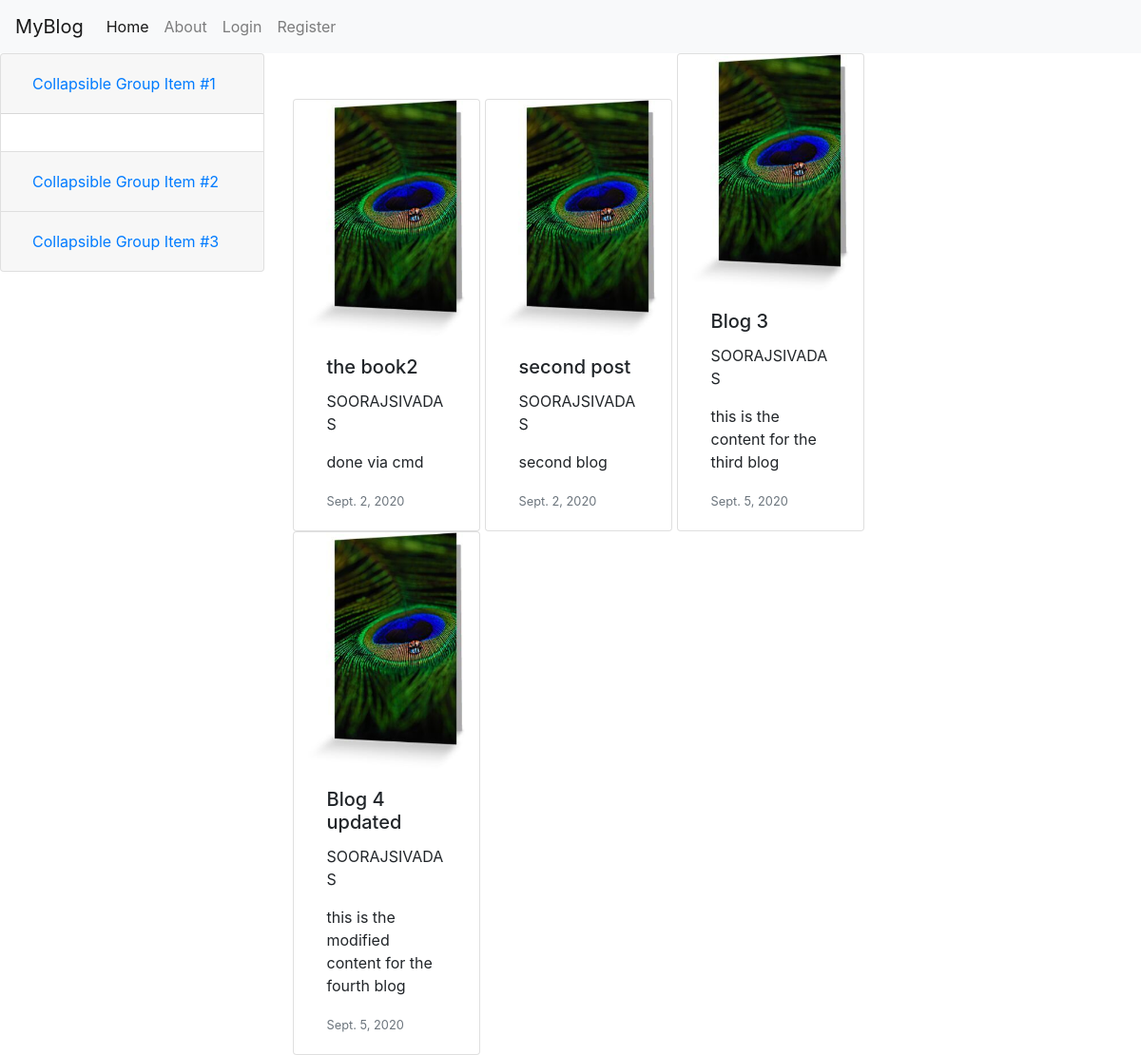
Screenshot of /blog/ with the database file from the repository.
### myblog/models.py (models this page shows, shortened)
class Post(models.Model):
    name = models.CharField(max_length=100)
    author = models.ForeignKey(User,on_delete=models.CASCADE)
    content = models.TextField()
    date_time = models.DateField(default=timezone.now)

### myblog/views.py (the view)
# urls.py: 2. Add a URL to urlpatterns:  path('', views.home, name='home')
def home(request):
    return render(request,"myblog/index.html",
    {
        "posts":Post.objects.all(),
        "title":"myblog"
    })

### myblog/templates/myblog/index.html (shortened to what this page needs)
{% extends 'myblog/layout.html' %}
{%block content%}
{%for post in posts%}
    <div class="card col-lg-3" style="display:inline-block;">
        <img src="nature.jpg" class="card-img-top" alt="...">
        <div class="card-body">
          <h5 class="card-title">{{post.name}}</h5>
          <p class="card-text">{{post.author}}</p>
          <p class="card-text">{{post.content}}</p>
          <p class="card-text"><small class="text-muted">{{post.date_time}}</small></p>
        </div>
      </div>
  {% endfor %}
  {% endblock %}

### myblog/templates/myblog/layout.html (shortened to what this page needs)
{%load static%}
<!DOCTYPE html>
<html>
    <head>
        <link rel="stylesheet" href="https://stackpath.bootstrapcdn.com/bootstrap/4.5.2/css/bootstrap.min.css">
    </head>
    <body>
      <nav class="navbar navbar-expand-lg navbar-light bg-light">
  <a class="navbar-brand" href="#">MyBlog</a>
  <div class="collapse navbar-collapse" id="navbarNav">
    <ul class="navbar-nav">
      <li class="nav-item active">
        <a class="nav-link" href="{% url 'myblog-home' %}">Home <span class="sr-only">(current)</span></a>
      </li>
      <li class="nav-item">
        <a class="nav-link" href="{% url 'myblog-about' %}">About</a>
      </li>
      {% if user.is_authenticated %}
      <li class="nav-item">
        <a class="nav-link" href="{%url 'logout' %}">Logout</a>
      </li>
      <li class="nav-item">
        <a class="nav-link" href="{%url 'profile' %}">My Profile</a>
      </li>
      {% else %}
      <li class="nav-item">
        <a class="nav-link" href="{%url 'login' %}">Login</a>
      </li>
      <li class="nav-item">
        <a class="nav-link" href="{%url 'register' %}">Register</a>
      </li>
      {% endif %}
    </ul>
  </div>
</nav>
<div class='row'>
<div class='col-lg-3' >
<div class="accordion" id="accordionExample">
    <div class="card">
      <div class="card-header" id="headingOne">
        <h2 class="mb-0">
          <button class="btn btn-link btn-block text-left" type="button" data-toggle="collapse" data-target="#collapseOne" aria-expanded="true" aria-controls="collapseOne">
            Collapsible Group Item #1
          </button>
        </h2>
      </div>
      <div id="collapseOne" class="collapse show" aria-labelledby="headingOne" data-parent="#accordionExample">
        <div class="card-body">
        </div>
      </div>
    </div>
    <div class="card">
      <div class="card-header" id="headingTwo">
        <h2 class="mb-0">
          <button class="btn btn-link btn-block text-left collapsed" type="button" data-toggle="collapse" data-target="#collapseTwo" aria-expanded="false" aria-controls="collapseTwo">
            Collapsible Group Item #2
          </button>
        </h2>
      </div>
    </div>
    <div class="card">
      <div class="card-header" id="headingThree">
        <h2 class="mb-0">
          <button class="btn btn-link btn-block text-left collapsed" type="button" data-toggle="collapse" data-target="#collapseThree" aria-expanded="false" aria-controls="collapseThree">
            Collapsible Group Item #3
          </button>
        </h2>
      </div>
    </div>
  </div>
</div>
  <div class='col-lg-8' >
  {%block content%}
  {% endblock %}
  </div>
</div>
    </body>
</html>

### rows the page displays
Post: name "the book2", author "SOORAJSIVADAS", content "done via cmd", date_time "Sept. 2, 2020"
Post: name "second post", author "SOORAJSIVADAS", content "second blog", date_time "Sept. 2, 2020"
Post: name "Blog 3", author "SOORAJSIVADAS", content "this is the content for the third blog", date_time "Sept. 5, 2020"
Post: name "Blog 4 updated", author "SOORAJSIVADAS", content "this is the modified content for the fourth blog", date_time "Sept. 5, 2020"
